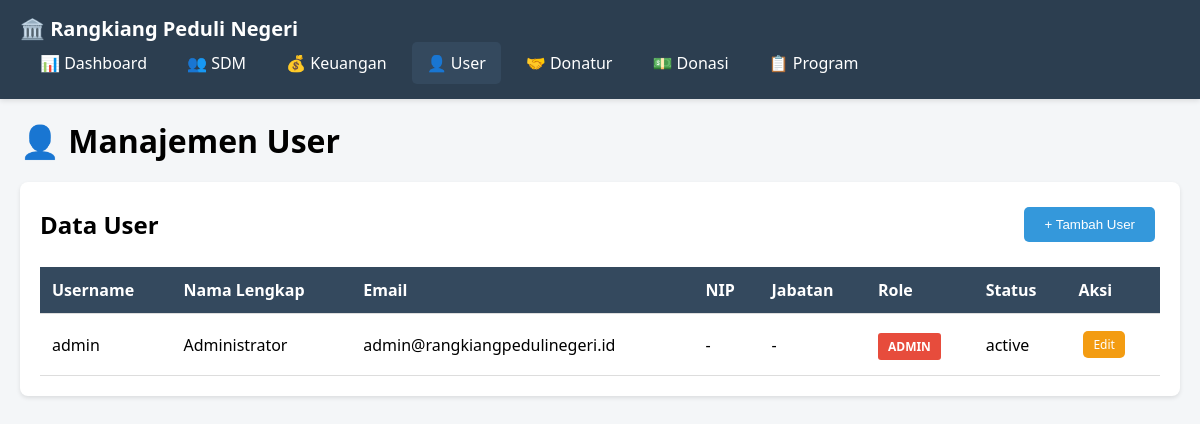
Screenshot of /user.php with the database file from the repository.
### tables this page shows
CREATE TABLE IF NOT EXISTS `users` (
  `id` int(11) NOT NULL AUTO_INCREMENT,
  `username` varchar(50) NOT NULL UNIQUE,
  `email` varchar(100) NOT NULL UNIQUE,
  `password` varchar(255) NOT NULL,
  `nama_lengkap` varchar(100) NOT NULL,
  `nip` varchar(50) DEFAULT NULL,
  `jabatan` varchar(100) DEFAULT NULL,
  `departemen` varchar(100) DEFAULT NULL,
  `no_hp` varchar(20) DEFAULT NULL,
  `alamat` text DEFAULT NULL,
  `foto` varchar(255) DEFAULT NULL,
  `role` enum('admin','manager','staff','volunteer') DEFAULT 'staff',
  `status` enum('active','inactive') DEFAULT 'active',
  `created_at` datetime DEFAULT CURRENT_TIMESTAMP,
  `updated_at` datetime DEFAULT CURRENT_TIMESTAMP ON UPDATE CURRENT_TIMESTAMP,
  PRIMARY KEY (`id`)
);

### user.php (the view, shortened to what this page needs)
<?php
require_once 'config.php';
$users = $pdo->query("SELECT * FROM users ORDER BY nama_lengkap")->fetchAll();
?>
<!DOCTYPE html>
<html>
<head>
</head>
<body>
<div class="navbar">
    <h1>🏛️ Rangkiang Peduli Negeri</h1>
    <?= getNavMenu() ?>
</div>
<div class="container">
    <h1 style="margin:20px 0">👤 Manajemen User</h1>
    <div class="card">
        <div style="display:flex; justify-content:space-between; align-items:center; margin-bottom:20px">
            <h2>Data User</h2>
            <button class="btn" onclick="document.getElementById('modalUser').style.display='block'">+ Tambah User</button>
        </div>
        <table>
            <thead>
                <tr>
                    <th>Username</th>
                    <th>Nama Lengkap</th>
                    <th>Email</th>
                    <th>NIP</th>
                    <th>Jabatan</th>
                    <th>Role</th>
                    <th>Status</th>
                    <th>Aksi</th>
                </tr>
            </thead>
            <tbody>
                <?php foreach($users as $u): ?>
                <tr>
                    <td><?= htmlspecialchars($u['username']) ?></td>
                    <td><?= htmlspecialchars($u['nama_lengkap']) ?></td>
                    <td><?= htmlspecialchars($u['email']) ?></td>
                    <td><?= htmlspecialchars($u['nip'] ?? '-') ?></td>
                    <td><?= htmlspecialchars($u['jabatan'] ?? '-') ?></td>
                    <td><span class="badge badge-<?= $u['role'] ?>"><?= strtoupper($u['role']) ?></span></td>
                    <td><?= htmlspecialchars($u['status']) ?></td>
                    <td>
                        <a href="?edit=<?= $u['id'] ?>" class="btn btn-warning btn-sm">Edit</a>
                    </td>
                </tr>
                <?php endforeach; ?>
            </tbody>
        </table>
    </div>
</div>
</body>
</html>

### config.php (shortened to what this page needs)
<?php
function getNavMenu($current = '') {
    $menu = [
        'index.php' => ['icon' => '📊', 'label' => 'Dashboard'],
        'hr.php' => ['icon' => '👥', 'label' => 'SDM'],
        'keuangan.php' => ['icon' => '💰', 'label' => 'Keuangan'],
        'user.php' => ['icon' => '👤', 'label' => 'User'],
        'donatur.php' => ['icon' => '🤝', 'label' => 'Donatur'],
        'donasi.php' => ['icon' => '💵', 'label' => 'Donasi'],
        'program.php' => ['icon' => '📋', 'label' => 'Program'],
    ];
    $html = '<nav class="nav-menu">';
    foreach($menu as $file => $data) {
        $active = (basename($_SERVER['PHP_SELF']) == $file || ($file == 'index.php' && $current == 'dashboard')) ? 'active' : '';
        $html .= '<a href="' . $file . '" class="' . $active . '">' . $data['icon'] . ' ' . $data['label'] . '</a>';
    }
    $html .= '</nav>';
    return $html;
}
?>

### user.php (style rules this page uses)
* { margin:0; padding:0; box-sizing:border-box }
body { font-family: 'Segoe UI', Tahoma, Geneva, Verdana, sans-serif; background:#f4f6f8 }
.navbar { background:#2c3e50; color:#fff; padding:15px 20px; box-shadow:0 2px 5px rgba(0,0,0,0.1) }
.navbar h1 { display:inline-block; margin-right:30px; font-size:20px }
.nav-menu { display:inline-block; vertical-align:middle }
.nav-menu a { color:#fff; text-decoration:none; padding:10px 15px; margin:0 5px; border-radius:5px; display:inline-block; transition:background 0.3s }
.nav-menu a:hover, .nav-menu a.active { background:#34495e }
.container { max-width:1400px; margin:20px auto; padding:0 20px }
.card { background:#fff; padding:20px; border-radius:8px; margin-bottom:15px; box-shadow:0 2px 4px rgba(0,0,0,0.1) }
.btn { display:inline-block; padding:10px 20px; background:#3498db; color:#fff; text-decoration:none; border-radius:5px; border:none; cursor:pointer; margin:5px }
.btn-warning { background:#f39c12 }
.btn-sm { padding:5px 10px; font-size:12px }
table { width:100%; border-collapse:collapse; margin-top:15px }
table th, table td { padding:12px; text-align:left; border-bottom:1px solid #ddd }
table th { background:#34495e; color:#fff; font-weight:600 }
.badge { padding:5px 10px; border-radius:3px; font-size:12px; font-weight:600 }
.badge-admin { background:#e74c3c; color:#fff }

### rows the page displays
users: username "admin", nama_lengkap "Administrator", email "admin@rangkiangpedulinegeri.id", nip "-", jabatan "-", role "ADMIN", status "active"

### other values shown
$data['icon'] "📊"
$data['label'] "Dashboard"
$data['icon'] "👥"
$data['label'] "SDM"
$data['icon'] "💰"
$data['label'] "Keuangan"
$data['icon'] "👤"
$data['label'] "User"
$data['icon'] "🤝"
$data['label'] "Donatur"
$data['icon'] "💵"
$data['label'] "Donasi"
$data['icon'] "📋"
$data['label'] "Program"
